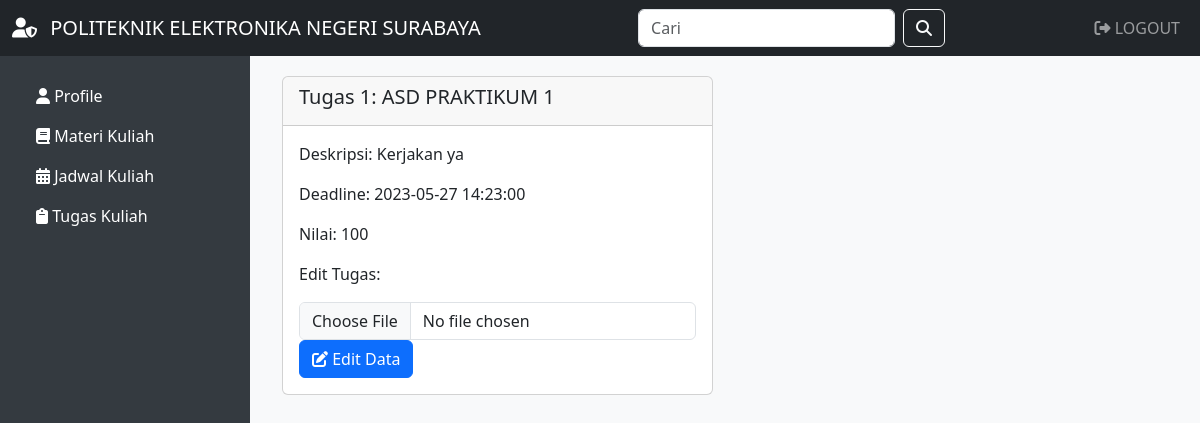
Screenshot of /isitugas.php?id_pengumpulan=2 (signed in) with the database file from the repository.
### tables this page shows
CREATE TABLE `pengumpulan` (
  `id_pengumpulan` int(11) NOT NULL,
  `id_mahasiswa` int(11) NOT NULL,
  `id_tugas` int(11) NOT NULL,
  `file` varchar(255) NOT NULL,
  `waktu` datetime NOT NULL,
  `nilai` int(11) NOT NULL
);

CREATE TABLE `tugas` (
  `id_tugas` int(11) NOT NULL,
  `id_dosen` int(11) NOT NULL,
  `judul` varchar(255) NOT NULL,
  `deskripsi` varchar(255) NOT NULL,
  `deadline` datetime NOT NULL,
  `nilai` int(11) NOT NULL,
  `file` varchar(255) NOT NULL
);

### isitugas.php (the view, shortened to what this page needs)
<?php
include 'koneksi.php';
$id_pengumpulan = $_GET['id_pengumpulan'];
$query = "SELECT * FROM pengumpulan WHERE id_pengumpulan = '$id_pengumpulan'";
$result = mysqli_query($koneksi, $query);
?>
<!DOCTYPE html>
<html lang="en">
<head>
    <link rel="stylesheet" href="https://cdnjs.cloudflare.com/ajax/libs/font-awesome/6.0.0-beta3/css/all.min.css">
    <link href="https://cdn.jsdelivr.net/npm/bootstrap@5.3.0-alpha2/dist/css/bootstrap.min.css" rel="stylesheet">
</head>
<body>
    <nav class="navbar navbar-expand-lg navbar-dark bg-dark text-uppercase">
        <div class="container-fluid">
            <a class="navbar-brand" href="index.php">
                <i class="fas fa-user-shield me-2"></i> Politeknik Elektronika Negeri Surabaya
            </a>
            <div class="collapse navbar-collapse" id="navbarSupportedContent">
                <form class="d-flex ms-auto">
                    <input class="form-control me-2" type="search" placeholder="Cari" aria-label="Search">
                    <button class="btn btn-outline-light" type="submit">
                        <i class="fas fa-search"></i>
                    </button>
                </form>
                <ul class="navbar-nav ms-auto">
                    <li class="nav-item">
                        <a class="nav-link" href="logout.php"><i class="fas fa-sign-out-alt"></i> Logout</a>
                    </li>
                </ul>
            </div>
        </div>
    </nav>
    <div class="dashboard">
        <ul class="nav flex-column">
            <li class="nav-item">
                <a class="nav-link active text-white" href="halmahasiswa.php"><i class="fas fa-user"></i> Profile</a>
            </li>
            <li class="nav-item">
                <a class="nav-link active text-white" href="materimahasiswa.php"><i class="fas fa-book"></i> Materi Kuliah</a>
            </li>
            <li class="nav-item">
                <a class="nav-link active text-white" href="jadwalmahasiswa.php"><i class="fas fa-calendar-alt"></i> Jadwal Kuliah</a>
            </li>
            <li class="nav-item">
                <a class="nav-link active text-white" href="tugasmahasiswa.php"><i class="fas fa-clipboard"></i> Tugas Kuliah</a>
            </li>
        </ul>
    </div>
    <div class="content">
        <div class="container">
            <div class="row">
                <?php
                $no = 1;
                include 'koneksi.php';
                $query2 = "SELECT * FROM tugas";
                $result2 = mysqli_query($koneksi, $query2);
                ?>
                <?php while ($data = mysqli_fetch_assoc($result)) {
                    $data2 = mysqli_fetch_assoc($result2)
                ?>
                    <div class="col-lg-6">
                        <div class="card mb-4">
                            <div class="card-header">
                                <h5 class="card-title">Tugas <?php echo $no++ ?>: <?php echo $data2['judul']; ?></h5>
                            </div>
                            <div class="card-body">
                                <p class="card-text">Deskripsi: <?php echo $data2['deskripsi']; ?></p>
                                <p class="card-text">Deadline: <?php echo $data2['deadline']; ?></p>
                                <p class="card-text">Nilai: <?php echo $data['nilai']; ?></p>
                                <form method="post" action="submittugasmahasiswa.php" enctype="multipart/form-data">
                                    <?php if (!empty($data['file'])) { ?>
                                        <p>Edit Tugas:</p>
                                        <input type="file" name="file" class="form-control" value="<?php echo $data['file']; ?>" id="inputGroupFile01" required="required">
                                        <button type="submit" name="submit" value="edit" class="btn btn-primary"><i class="fas fa-edit"></i> Edit Data</button>
                                    <?php } else { ?>
                                        <p>Insert Data:</p>
                                        <input type="file" name="file" class="form-control" value="<?php echo $data['file']; ?>" id="inputGroupFile01" required="required">
                                        <button type="submit" name="submit" value="simpan" class="btn btn-primary"><i class="fas fa-upload"></i> Unggah</button>
                                    <?php } ?>
                                </form>
                            </div>
                        </div>
                    </div>
                <?php
                }
                ?>
            </div>
        </div>
    </div>
</body>
</html>

### isitugas.php (style rules this page uses)
.dashboard { background-color: #343a40; color: #fff; padding: 20px; }
.dashboard .nav-link { color: #fff; }
.content { padding: 20px; background-color: #f8f9fa; }
@media (min-width: 992px) { .dashboard { position: fixed; top: 56px; bottom: 0; left: 0; width: 250px; overflow-y: auto; } }
@media (min-width: 992px) { .content { margin-left: 250px; height: calc(100vh - 56px); overflow-y: auto; } }

### rows the page displays
pengumpulan: id_tugas.judul "ASD PRAKTIKUM 1", id_tugas.deskripsi "Kerjakan ya", id_tugas.deadline "2023-05-27 14:23:00", nilai "100"
